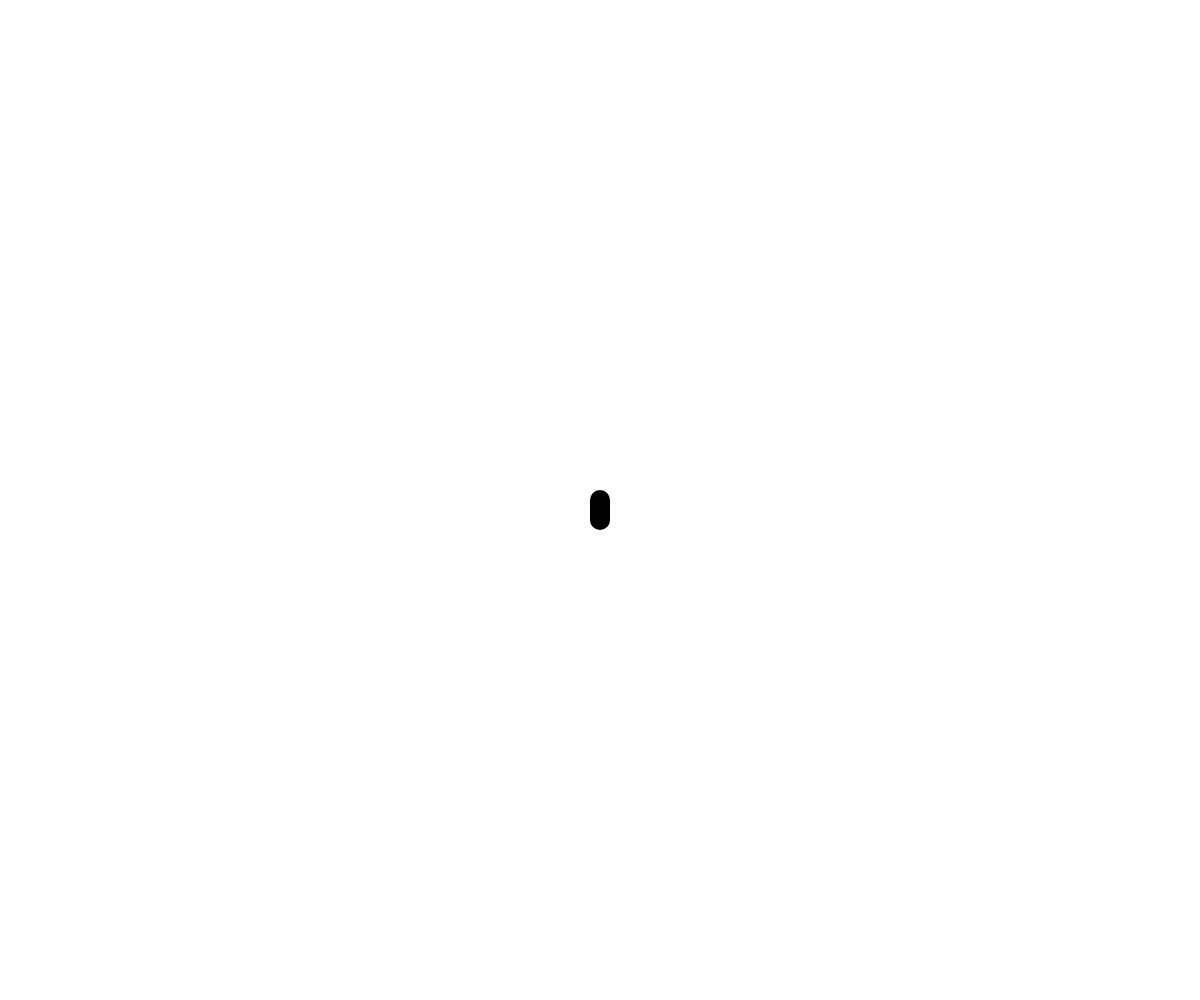
Frame 1 (no input)
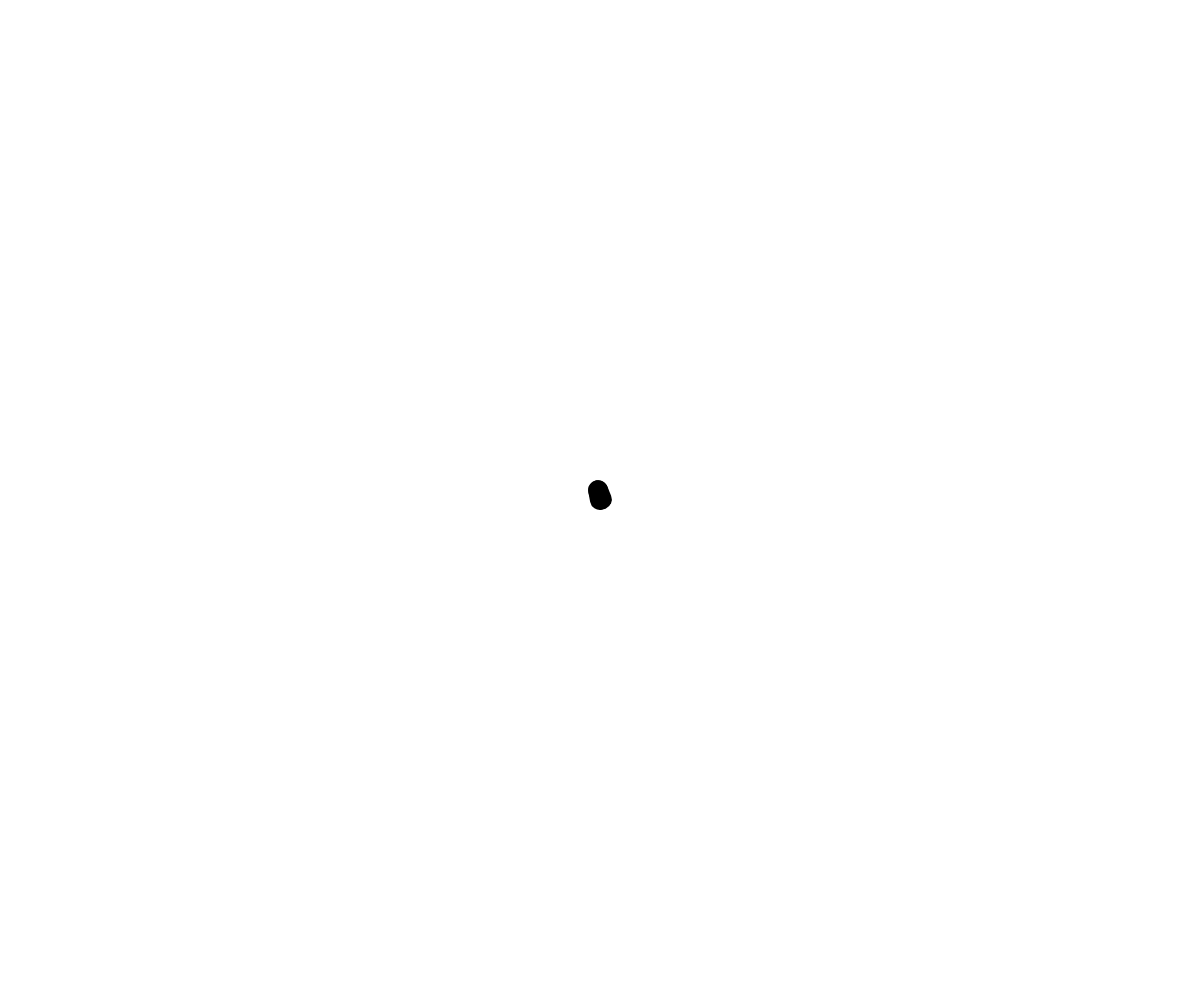
Frame 60 (no input)
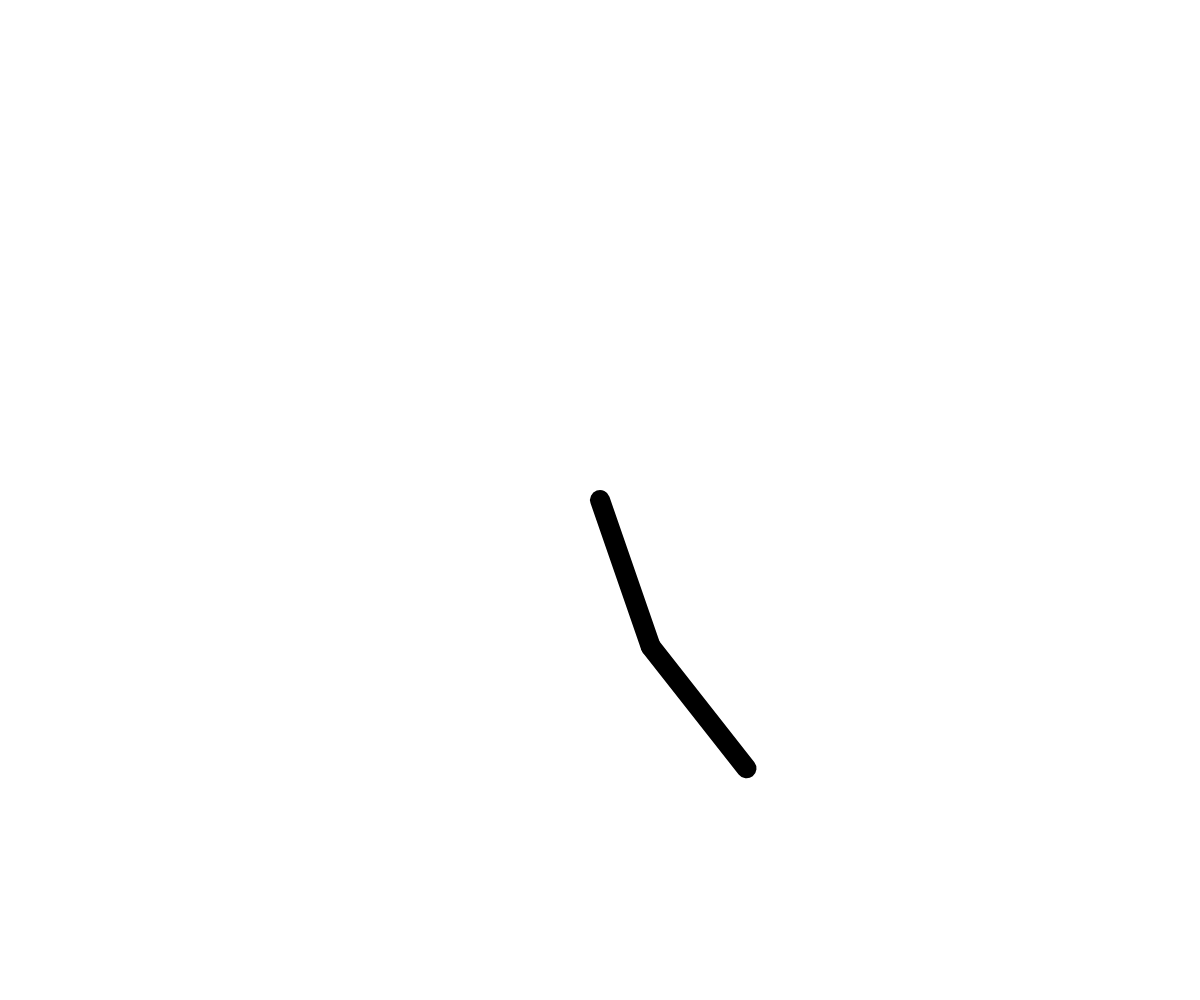
Frame 120 (the mouse pressed at the canvas centre since frame 60)

The p5.js sketch that drew these frames (run headless with seeded random() and noise() and a simulated clock; from frame 60 on, the mouse is pressed at the canvas centre):

// p5.js sketch
// ── sketch.js
var angle = 0.0;
var scalar = 50;
var speed = 0.05;

function setup() {
  createCanvas(windowWidth, windowHeight);
  fill(0);
  strokeWeight(20);
}

function draw() {

  var l0 = map(mouseX, 0, width, 10, 300);
  var l1 = map(mouseY, 0, height, 10, 300);

  background(255);

  translate(width/2, height/2);
  rotate(angle);
  line(0, 0, 0, l0);

  translate(0, l0);
  rotate(angle);
  line(0, 0, 0, l1);

  angle += speed;

}
